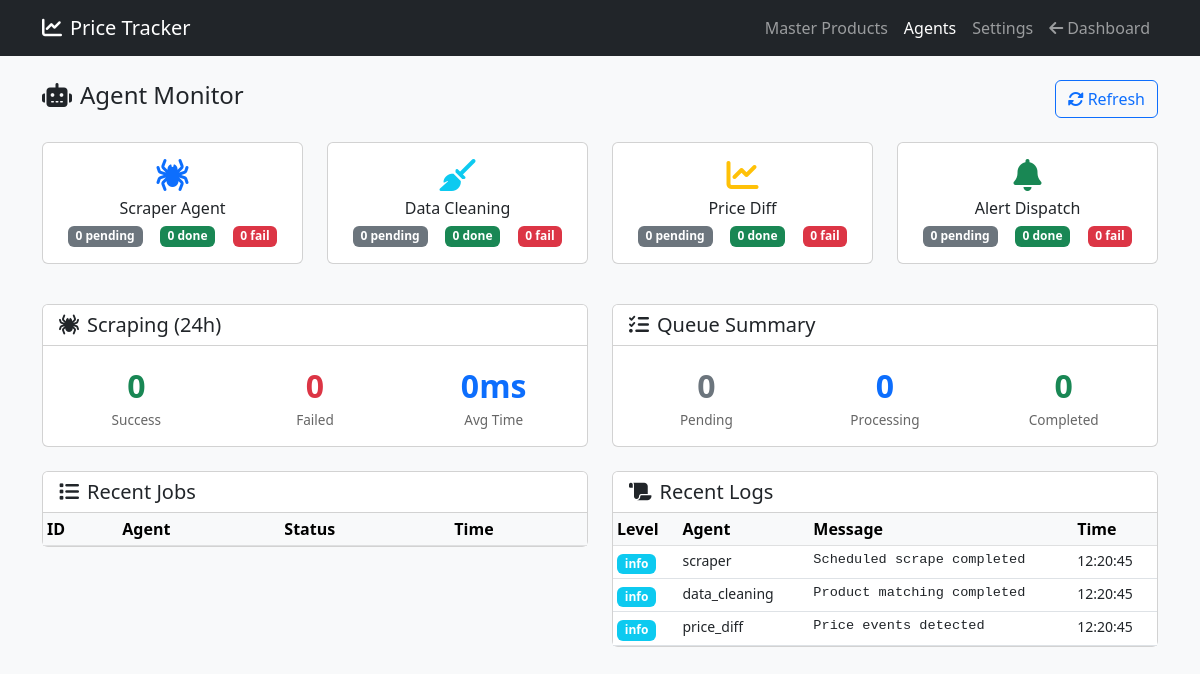
The page /pages/admin/agent_monitor.php (signed in) on the database its author committed.
### tables this page shows
CREATE TABLE IF NOT EXISTS agent_logs (
    log_id BIGINT AUTO_INCREMENT PRIMARY KEY,
    agent_type ENUM('scraper','data_cleaning','price_diff','alert_dispatch','affiliate') NOT NULL,
    job_id BIGINT NULL,
    log_level ENUM('info','warning','error','debug') NOT NULL DEFAULT 'info',
    message TEXT NOT NULL,
    context JSON NULL,
    created_at DATETIME NOT NULL DEFAULT CURRENT_TIMESTAMP,
    FOREIGN KEY (job_id) REFERENCES agent_job_queue(job_id) ON DELETE SET NULL,
    INDEX idx_agent_type_created (agent_type, created_at),
    INDEX idx_log_level (log_level)
);

### pages/admin/agent_monitor.php (the view, shortened to what this page needs)
<?php
require_once __DIR__ . '/../../config/database.php';
$queueStats = [];
$stmt = $pdo->query("
    SELECT log_id, agent_type, job_id, log_level, message, created_at
    FROM agent_logs
    ORDER BY created_at DESC
    LIMIT 100
");
$recentLogs = $stmt->fetchAll(PDO::FETCH_ASSOC);
$scrapingStats = [];
$agentLabels = [
    'scraper' => ['name' => 'Scraper Agent', 'icon' => 'spider', 'color' => 'primary'],
    'data_cleaning' => ['name' => 'Data Cleaning', 'icon' => 'broom', 'color' => 'info'],
    'price_diff' => ['name' => 'Price Diff', 'icon' => 'chart-line', 'color' => 'warning'],
    'alert_dispatch' => ['name' => 'Alert Dispatch', 'icon' => 'bell', 'color' => 'success'],
];
$logLevelColors = [
    'debug' => 'secondary',
    'info' => 'info',
    'warning' => 'warning',
    'error' => 'danger',
];
?>
<!DOCTYPE html>
<html lang="th">
<head>
    <link href="https://cdn.jsdelivr.net/npm/bootstrap@5.3.0/dist/css/bootstrap.min.css" rel="stylesheet">
    <link href="https://cdnjs.cloudflare.com/ajax/libs/font-awesome/6.4.0/css/all.min.css" rel="stylesheet">
</head>
<body class="bg-light">
    <nav class="navbar navbar-expand-lg navbar-dark bg-dark">
        <div class="container">
            <a class="navbar-brand" href="../dashboard.php">
                <i class="fas fa-chart-line me-2"></i>Price Tracker
            </a>
            <div class="navbar-nav ms-auto">
                <a class="nav-link" href="./master_products.php">Master Products</a>
                <a class="nav-link active" href="./agent_monitor.php">Agents</a>
                <a class="nav-link" href="./settings.php">Settings</a>
                <a class="nav-link" href="../dashboard.php">
                    <i class="fas fa-arrow-left me-1"></i>Dashboard
                </a>
            </div>
        </div>
    </nav>
    <div class="container py-4">
        <div class="d-flex justify-content-between align-items-center mb-4">
            <h4><i class="fas fa-robot me-2"></i>Agent Monitor</h4>
            <button class="btn btn-outline-primary" onclick="location.reload()">
                <i class="fas fa-sync-alt me-1"></i>Refresh
            </button>
        </div>
        <div class="row mb-4">
            <?php foreach ($agentLabels as $agentType => $agent): ?>
                <?php
                $stats = $queueStats[$agentType] ?? [];
                $pending = $stats['pending'] ?? 0;
                $completed = $stats['completed'] ?? 0;
                $failed = $stats['failed'] ?? 0;
                ?>
                <div class="col-md-3 mb-3">
                    <div class="card">
                        <div class="card-body stat-card">
                            <i class="fas fa-<?= $agent['icon'] ?> fa-2x text-<?= $agent['color'] ?> mb-2"></i>
                            <h6><?= $agent['name'] ?></h6>
                            <div class="d-flex justify-content-around mt-2">
                                <span class="badge bg-secondary"><?= $pending ?> pending</span>
                                <span class="badge bg-success"><?= $completed ?> done</span>
                                <span class="badge bg-danger"><?= $failed ?> fail</span>
                            </div>
                        </div>
                    </div>
                </div>
            <?php endforeach; ?>
        </div>
        <div class="row mb-4">
            <div class="col-md-6">
                <div class="card">
                    <div class="card-header bg-white">
                        <h5 class="mb-0"><i class="fas fa-spider me-2"></i>Scraping (24h)</h5>
                    </div>
                    <div class="card-body">
                        <div class="row text-center">
                            <div class="col">
                                <div class="stat-value text-success"><?= $scrapingStats['success']['count'] ?? 0 ?></div>
                                <div class="stat-label">Success</div>
                            </div>
                            <div class="col">
                                <div class="stat-value text-danger"><?= $scrapingStats['failed']['count'] ?? 0 ?></div>
                                <div class="stat-label">Failed</div>
                            </div>
                            <div class="col">
                                <div class="stat-value text-primary"><?= $scrapingStats['success']['avg_duration'] ?? 0 ?>ms</div>
                                <div class="stat-label">Avg Time</div>
                            </div>
                        </div>
                    </div>
                </div>
            </div>
            <div class="col-md-6">
                <div class="card">
                    <div class="card-header bg-white">
                        <h5 class="mb-0"><i class="fas fa-tasks me-2"></i>Queue Summary</h5>
                    </div>
                    <div class="card-body">
                        <div class="row text-center">
                            <?php
                            $totalPending = array_sum(array_column(array_map(fn($s) => ['p' => $s['pending'] ?? 0], $queueStats), 'p'));
                            $totalProcessing = array_sum(array_column(array_map(fn($s) => ['p' => $s['processing'] ?? 0], $queueStats), 'p'));
                            $totalCompleted = array_sum(array_column(array_map(fn($s) => ['p' => $s['completed'] ?? 0], $queueStats), 'p'));
                            ?>
                            <div class="col">
                                <div class="stat-value text-secondary"><?= $totalPending ?></div>
                                <div class="stat-label">Pending</div>
                            </div>
                            <div class="col">
                                <div class="stat-value text-primary"><?= $totalProcessing ?></div>
                                <div class="stat-label">Processing</div>
                            </div>
                            <div class="col">
                                <div class="stat-value text-success"><?= $totalCompleted ?></div>
                                <div class="stat-label">Completed</div>
                            </div>
                        </div>
                    </div>
                </div>
            </div>
        </div>
        <div class="row">
            <div class="col-lg-6 mb-4">
                <div class="card">
                    <div class="card-header bg-white">
                        <h5 class="mb-0"><i class="fas fa-list me-2"></i>Recent Jobs</h5>
                    </div>
                    <div class="card-body p-0">
                        <div class="table-responsive" style="max-height: 400px; overflow-y: auto;">
                            <table class="table table-sm table-hover mb-0">
                                <thead class="table-light sticky-top">
                                    <tr>
                                        <th>ID</th>
                                        <th>Agent</th>
                                        <th>Status</th>
                                        <th>Time</th>
                                    </tr>
                                </thead>
                            </table>
                        </div>
                    </div>
                </div>
            </div>
            <div class="col-lg-6 mb-4">
                <div class="card">
                    <div class="card-header bg-white">
                        <h5 class="mb-0"><i class="fas fa-scroll me-2"></i>Recent Logs</h5>
                    </div>
                    <div class="card-body p-0">
                        <div class="table-responsive" style="max-height: 400px; overflow-y: auto;">
                            <table class="table table-sm table-hover mb-0">
                                <thead class="table-light sticky-top">
                                    <tr>
                                        <th>Level</th>
                                        <th>Agent</th>
                                        <th>Message</th>
                                        <th>Time</th>
                                    </tr>
                                </thead>
                                <tbody>
                                    <?php foreach ($recentLogs as $log): ?>
                                        <tr>
                                            <td>
                                                <span class="badge bg-<?= $logLevelColors[$log['log_level']] ?? 'secondary' ?>">
                                                    <?= $log['log_level'] ?>
                                                </span>
                                            </td>
                                            <td class="small"><?= $log['agent_type'] ?></td>
                                            <td class="log-message text-truncate" style="max-width: 200px;" title="<?= htmlspecialchars($log['message']) ?>">
                                                <?= htmlspecialchars(mb_substr($log['message'], 0, 50)) ?>
                                            </td>
                                            <td class="small"><?= date('H:i:s', strtotime($log['created_at'])) ?></td>
                                        </tr>
                                    <?php endforeach; ?>
                                </tbody>
                            </table>
                        </div>
                    </div>
                </div>
            </div>
        </div>
    </div>
</body>
</html>

### pages/admin/agent_monitor.php (style rules this page uses)
.stat-card { text-align: center; }
.stat-value { font-size: 2rem; font-weight: bold; }
.stat-label { font-size: 0.85rem; color: #666; }
.log-message { font-family: monospace; font-size: 0.85rem; }

### rows shown on the page
agent_logs: log_level "info", agent_type "scraper", message "Scheduled scrape completed", created_at "12:20:45"
agent_logs: log_level "info", agent_type "data_cleaning", message "Product matching completed", created_at "12:20:45"
agent_logs: log_level "info", agent_type "price_diff", message "Price events detected", created_at "12:20:45"

### other values the page prints
$agent['name'] "Scraper Agent"
$pending "0"
$completed "0"
$failed "0"
$agent['name'] "Data Cleaning"
$agent['name'] "Price Diff"
$agent['name'] "Alert Dispatch"
$scrapingStats['success']['count'] "0"
$scrapingStats['failed']['count'] "0"
$scrapingStats['success']['avg_duration'] "0"
$totalPending "0"
$totalProcessing "0"
$totalCompleted "0"
